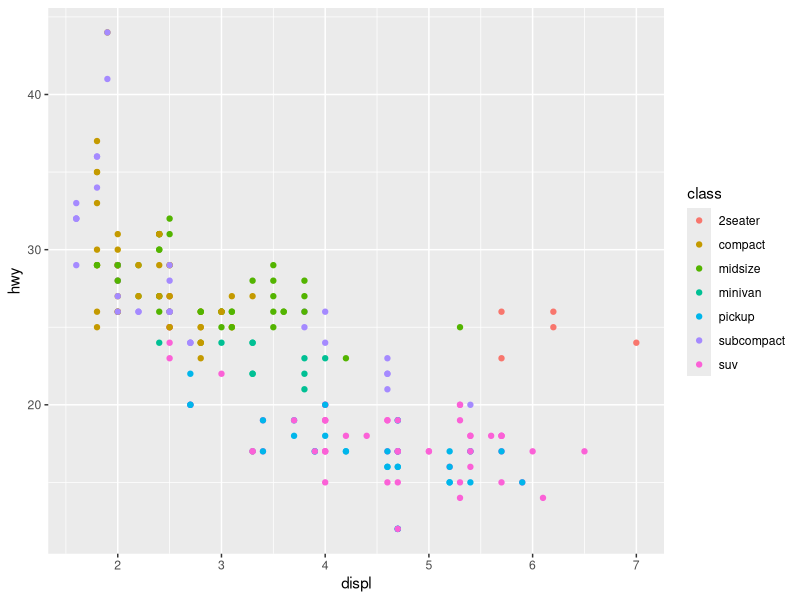
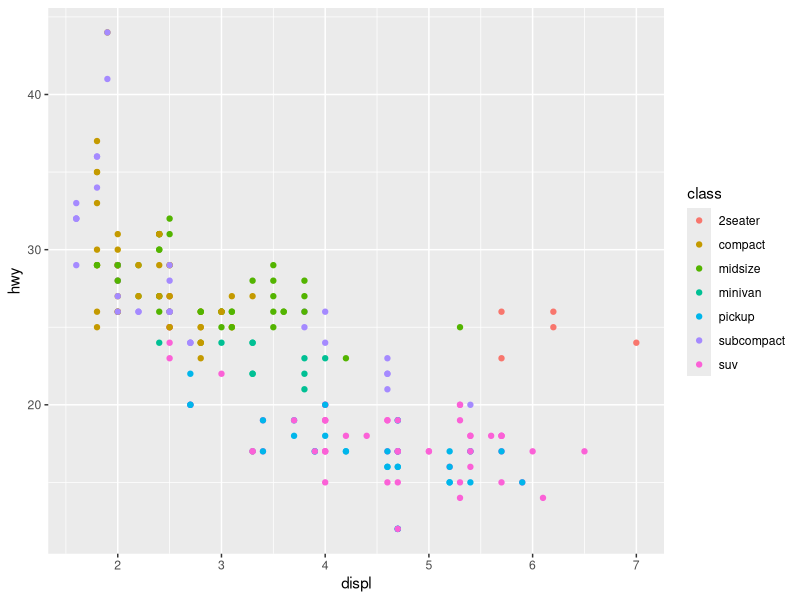
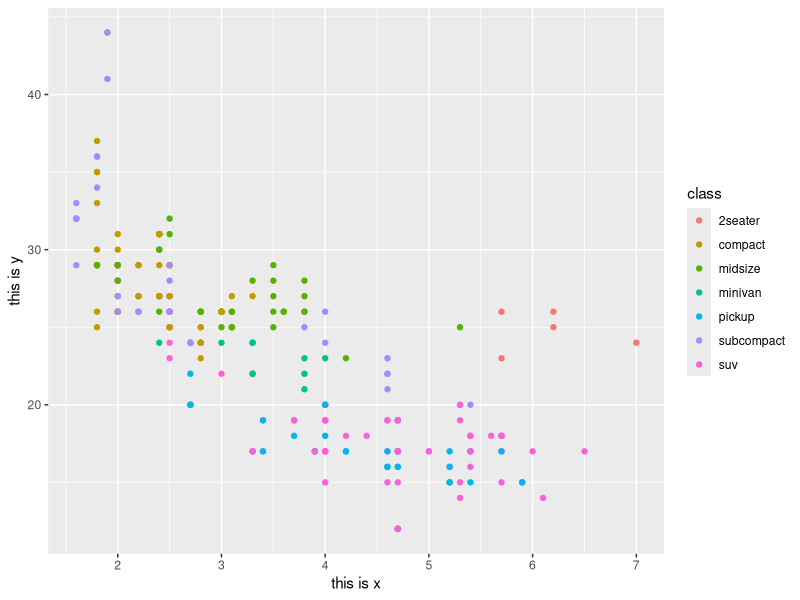
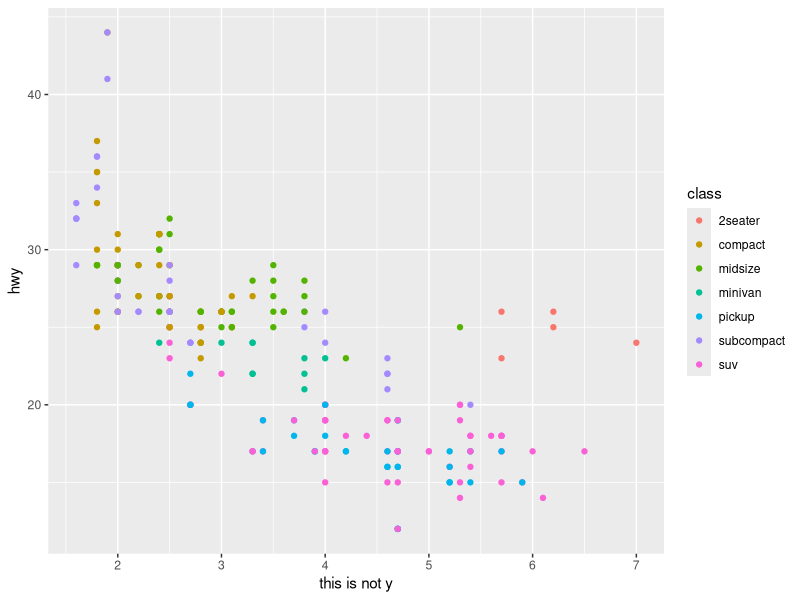
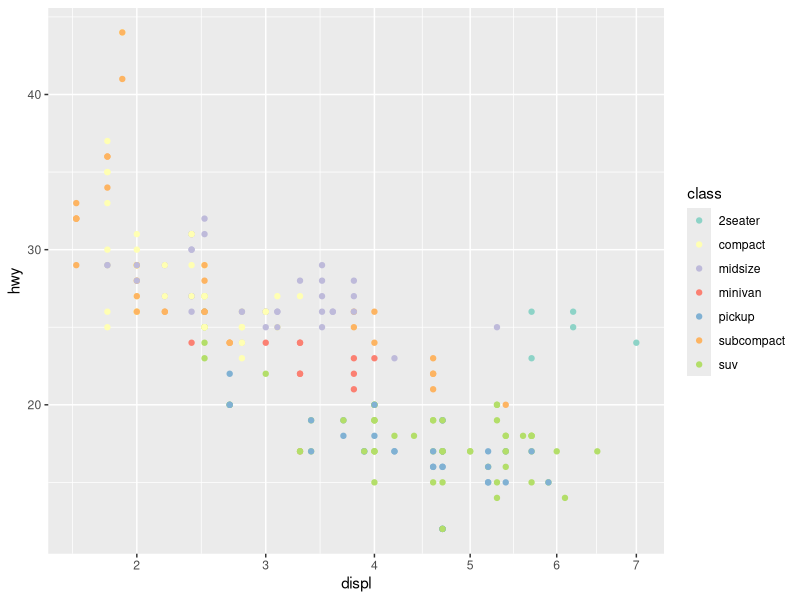
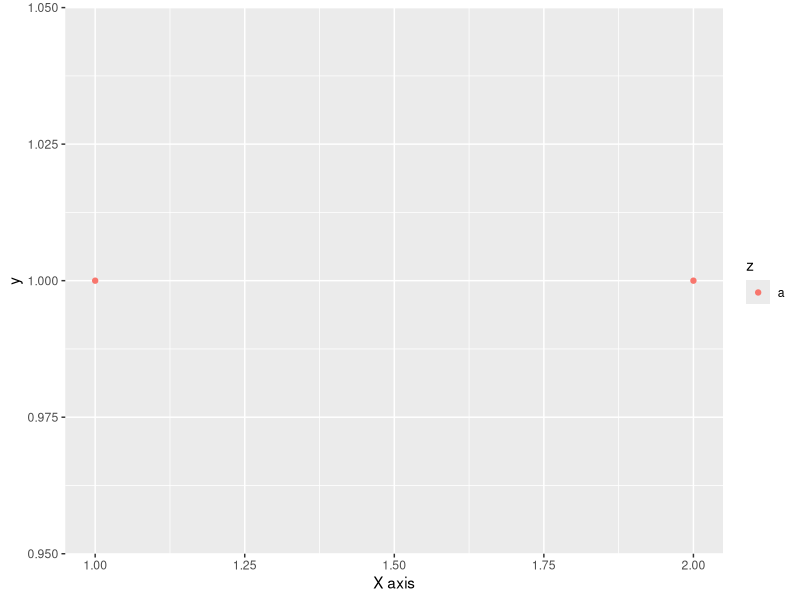
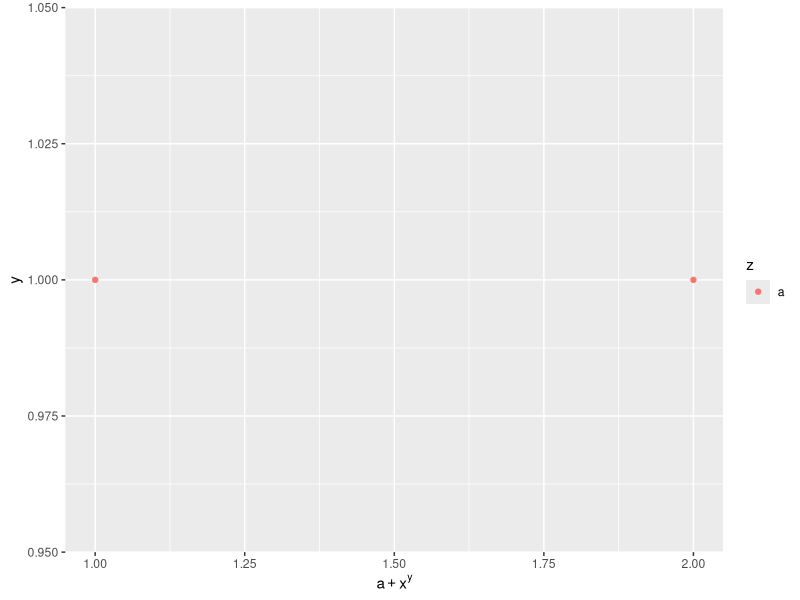
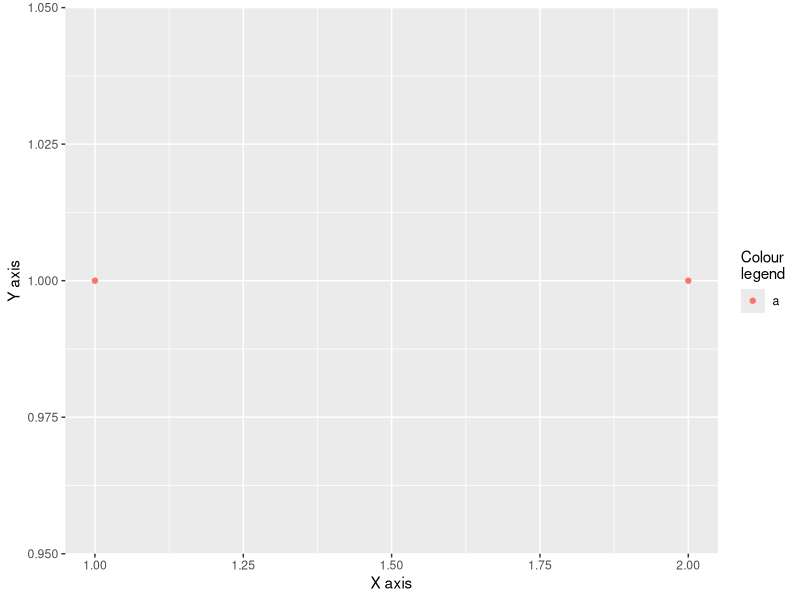

Write the R code that produced these figures, in order.
library(ggplot2)
ggplot(mpg, aes(displ, hwy)) + geom_point(aes(color = class))
ggplot(mpg, aes(displ, hwy)) + geom_point(aes(color = class)) +
  scale_x_continuous() + scale_y_continuous() + scale_color_discrete()

ggplot(mpg, aes(displ, hwy)) + geom_point(aes(color = class)) +
  scale_x_continuous('this is x') + scale_y_continuous('this is y') + scale_color_discrete()

ggplot(mpg, aes(displ, hwy)) + geom_point(aes(color = class)) +
  scale_x_continuous('this is x') + 
  scale_x_continuous('this is not y') + scale_color_discrete()

ggplot(mpg, aes(displ, hwy)) + geom_point(aes(color = class)) +
  scale_x_sqrt() + scale_color_brewer(palette = "Set3")

df <- data.frame(x = 1:2, y =1, z ='a')
p <- ggplot(df, aes(x,y)) + geom_point(aes(colour = z))
p + scale_x_continuous('X axis')
p + scale_x_continuous(quote(a + x ^ y))
p + labs(x = 'X axis', y = "Y axis", color = 'Colour\nlegend')


p + labs(x ='', y ='')
p + labs(x = NULL, y= NULL)

# breaks labels
df <- data.frame(x =c(1000, 3000, 5000), y = 1)
axs <- ggplot(df, aes(x,y)) + geom_point() +
  labs(x = NULL, y = NULL)
axs
axs + scale_x_continuous(breaks = c(2000, 4000))
axs + scale_x_continuous(breaks = c(2000, 4000), labels = c('2k', '4k'))

leg <- ggplot(df, aes(y,x,fill =x)) + geom_tile() + labs(x = NULL, y = NULL, fill = NULL)
leg
leg + scale_fill_continuous(breaks = c(2000, 4000))
leg + scale_fill_continuous(breaks = c(2000, 4000), labels = c('2k', '4k'))

df2 <- data.frame(x =1:3, y = c('a', 'b', 'c'))
p <- ggplot(df2, aes(x,y)) + geom_point()
p + scale_y_discrete(labels = c(a='apple', b='banana', c='cherry'))


axs + scale_x_continuous(breaks = NULL)
axs + scale_x_continuous(labels = NULL)

leg + scale_fill_continuous(breaks = NULL)
leg + scale_fill_continuous(labels = NULL)

axs + scale_x_continuous(labels = scales::comma_format())
axs + scale_x_continuous(labels = scales::unit_format(unit = 'k', scale = 1e-3))
